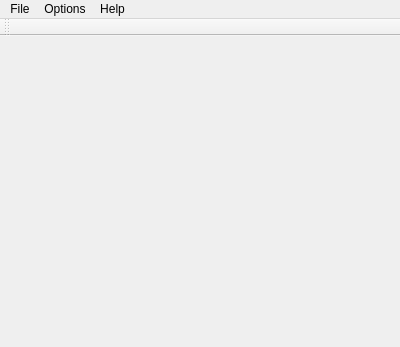
<?xml version="1.0" encoding="UTF-8"?>
<ui version="4.0">
 <class>LinkSaver</class>
 <widget class="QMainWindow" name="LinkSaver">
  <property name="geometry">
   <rect>
    <x>0</x>
    <y>0</y>
    <width>400</width>
    <height>347</height>
   </rect>
  </property>
  <property name="windowTitle">
   <string>MainWindow</string>
  </property>
  <widget class="QWidget" name="centralWidget"/>
  <widget class="QMenuBar" name="menuBar">
   <property name="geometry">
    <rect>
     <x>0</x>
     <y>0</y>
     <width>400</width>
     <height>25</height>
    </rect>
   </property>
   <widget class="QMenu" name="menuFile">
    <property name="title">
     <string>File</string>
    </property>
    <addaction name="actionExit"/>
   </widget>
   <widget class="QMenu" name="menuOptions">
    <property name="title">
     <string>Options</string>
    </property>
   </widget>
   <widget class="QMenu" name="menuHelp">
    <property name="title">
     <string>Help</string>
    </property>
    <addaction name="actionAbout"/>
    <addaction name="actionAbout_Qt"/>
   </widget>
   <addaction name="menuFile"/>
   <addaction name="menuOptions"/>
   <addaction name="menuHelp"/>
  </widget>
  <widget class="QToolBar" name="mainToolBar">
   <attribute name="toolBarArea">
    <enum>TopToolBarArea</enum>
   </attribute>
   <attribute name="toolBarBreak">
    <bool>false</bool>
   </attribute>
  </widget>
  <action name="actionExit">
   <property name="text">
    <string>Exit</string>
   </property>
  </action>
  <action name="actionAbout">
   <property name="text">
    <string>About</string>
   </property>
  </action>
  <action name="actionAbout_Qt">
   <property name="text">
    <string>About Qt</string>
   </property>
  </action>
 </widget>
 <layoutdefault spacing="6" margin="11"/>
 <resources/>
 <connections/>
</ui>
